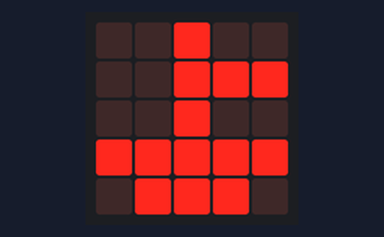
Simulated run of this program. Board: BBC micro:bit running MicroPython. Shown: the board's 5×5 LED display. At 6.0 s the program stops and its outputs stay as they are.

Above: at 0.1 s.
At 1.1 s:
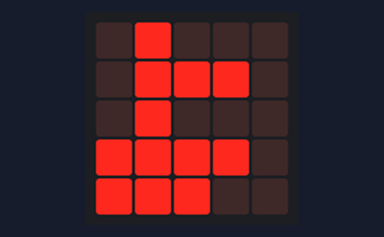
At 2.1 s:
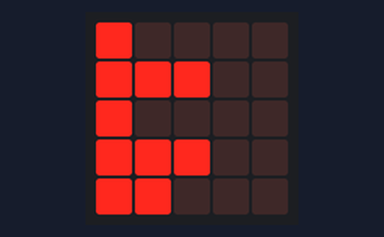
At 3.1 s:
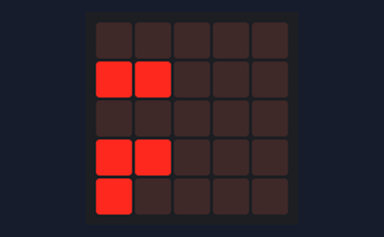
At 4.1 s:
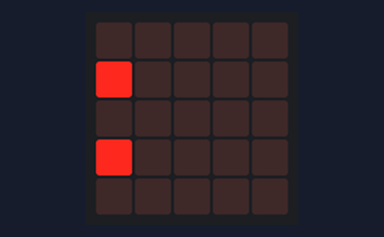

The program:

yacht_animation.py
```python
from microbit import *

mat = [
    [0,0,9,0,0],
    [0,0,9,9,9],
    [0,0,9,0,0],
    [9,9,9,9,9],
    [0,9,9,9,0]
]

icons = []
for i in range(0, len(mat)+1):
    coord = ""
    for vec in mat:
    	for v in vec:
            coord += str(v)
        coord += ":"

    yacht = Image(coord)
    display.show(yacht)
    sleep(1000)

    # リスト内の列を左にシフト
    for row in range(0, len(mat)):
        for col in range(0, len(mat[0])-1):
            mat[row][col] = mat[row][col+1]
        mat[row][len(mat[0])-1] = 0
```

Measured:
- what the display in image 1 shows lasts 1.0 s, from 1.0 s to 2.0 s
